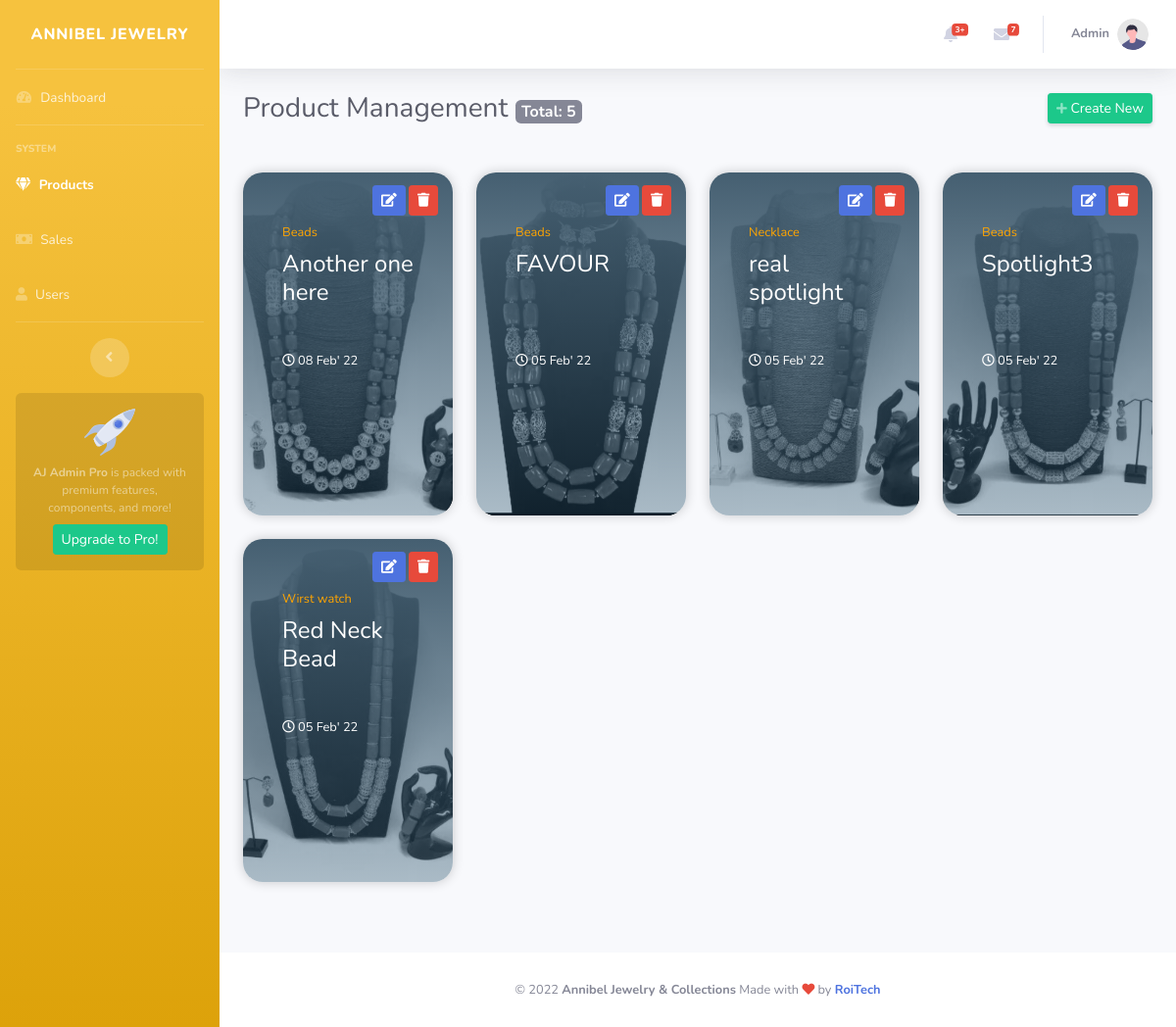
/Admin/document_view/products.php, run on the app's committed database.
### tables this page shows
CREATE TABLE `products` (
  `id` int(11) NOT NULL,
  `category_id` int(11) NOT NULL,
  `name` text NOT NULL,
  `description` text NOT NULL,
  `slug` varchar(200) NOT NULL,
  `price` double NOT NULL,
  `photo1` text NOT NULL,
  `photo2` text NOT NULL,
  `photo3` text NOT NULL,
  `photo4` text NOT NULL,
  `date_added` date NOT NULL DEFAULT current_timestamp(),
  `counter` int(11) NOT NULL
);

### Admin/system/custom_model/sharedComponents.php (called while the page is built, shortened)
<?php
class SharedComponents
{
	function connection(){return new Database();}
	function getData($query)
	{
		$db_handle = $this->connection()->open();
		try
		{
			$stmnt = $db_handle->query($query);
			$data = $stmnt->fetchAll(PDO::FETCH_ASSOC);
			return $data;
		}
		catch(PDOException $ex){}
		finally
		{
			$this->connection()->close();
		}
	}
    function getCategoryName($id)
	{
        $db_handle = $this->connection()->open();
		try
		{
			$astmt = $db_handle->prepare("SELECT catname FROM category WHERE id=:id");
			$astmt->execute(['id' => $id]);
			$catname = $astmt->fetch();
            if($catname)
            {
                return $catname;
            }
			return false;
		}
		catch(PDOException $ex)
		{
			return false;
		}
		finally
		{
			$this->connection()->close();
		}
    }
	function protect($routeValue)
	{
		$data = $routeValue."";
		$ciphering = "AES-128-CTR";
		$options = 0;
		$encryption_iv = '1234567891011121';
		$encryption_key = "eyo123";
		$encryption = openssl_encrypt($data, $ciphering,
		$encryption_key, $options, $encryption_iv);
		return $encryption;
	}
	function getItemCount($tableName)
	{
		$db_handle = $this->connection()->open();
		try
		{
			$stm = $db_handle->prepare("SELECT * FROM $tableName");
			$stm->execute();
			$count = $stm->rowCount();
			return $count;
		}
		catch(PDOException $ex)
		{
			return $ex;
		}
		finally
		{
			$this->connection()->close();
		}
	}
}
?>

### Admin/document_view/products.php (the view, shortened to what this page needs)
<?php
    include '../includes/header.php';
    require_once '../system/custom_model/sharedComponents.php';
    $sharedComponentsModel = new SharedComponents();
?>
<body id="page-top">
    <div id="wrapper">
        <?php include '../includes/sidebar.php'; ?>
        <div id="content-wrapper" class="d-flex flex-column">
            <div id="content">
                <?php include '../includes/navbar.php'; ?>
                <div class="container-fluid">
                    <div class="d-sm-flex align-items-center justify-content-between mb-4">
                        <h1 class="h3 mb-0 text-gray-800">Product Management
                            <small class="badge badge-secondary" style="font-size: 1rem;"> Total:
                            <?php
                                $sharedmodel = new SharedComponents();
                                echo $sharedmodel->getItemCount("products");
                            ?>
                        </small>
                        </h1>
                        <a href="../document_creation/addproducts.php" class="d-none d-sm-inline-block  btn btn-sm btn-success shadow-sm"><i class="fas fa-plus fa-sm text-white-50"></i> Create New</a>
                       </div>
                <div class="row pb-5 mb-4">
                    <?php
                    $product = $sharedmodel->getData("SELECT * FROM products ORDER BY id DESC");
                    if (!empty($product))
                    {
                        foreach($product as $item)
                        {
                            $productid = $sharedmodel->protect($item["id"]);
                            $category_id = $item["category_id"];
                            $name = $item["name"];
                            $datecreated = $item["date_added"];
                            $categoryid = $item["category_id"];
                            $image = $item["photo1"];
                            $FeaturedImage = (!empty($image)) ? '../../uploads/'.$image : '../../img/default.png';
                            $datecreated = new DateTime($datecreated);
                            $date = $datecreated->format('d')." ".$datecreated->format('M')."' ". $datecreated->format('y');
                    ?>
                            <div class="col-lg-3 col-md-6 mb-4 mb-lg-0 mt-4">
                                <div class="card text-white card-has-bg click-col" style="background-size:cover;background-image: url('<?php echo $FeaturedImage ?>');">
                                    <div class="card-img-overlay d-flex flex-column">
                                        <div class="badge project-badge" style="position: absolute;right: 10px;top: 10px;">
                                            <a href="../document_edit/editproducts.php?id=<?php echo $productid ?>" class="btn btn-sm btn-primary" title="Edit"><i class="fas fa-edit"></i></a>
                                            <a class="btn btn-sm btn-danger" onclick="main.doDeleteProduct('<?php echo $productid ?>', <?php echo $categoryid ?>)" title="Delete"><i class="fas fa-trash"></i></a>
                                        </div>
                                        <div class="card-body" style="padding-top: 2rem;">
                                            <div class="card-meta mb-2 small text-truncate"><?php echo implode(" ",$result = $sharedComponentsModel->getCategoryName($category_id));?></div>
                                            <h4 class="card-title mt-0" style="height: 88px; overflow: hidden;"><a class="text-white lines-3" href="../document_edit/editproducts.php?id=<?php echo $productid ?>"> <?php echo $name ?> </a></h4>
                                            <small><i class="far fa-clock"></i> <?php echo $date ?></small>
                                        </div>
                                    </div>
                                </div>
                            </div>
                        <?php
                            }
                    }
                    ?>
                </div>
                </div>
            </div>
            <?php include '../includes/footer.php'; ?>
        </div>
    </div>
</body>
</html>

### Admin/document_view/products.php (style rules this page uses)
.card { border: none; transition: all 500ms cubic-bezier(0.19, 1, 0.22, 1); overflow: hidden; border-radius: 20px; min-height: 350px; box-shadow: 0 0 12px 0 rgba(0, 0, 0, 0.2); }
.card.card-has-bg { transition: all 500ms cubic-bezier(0.19, 1, 0.22, 1); background-size: 120%; background-repeat: no-repeat; background-position: center center; }
.card.card-has-bg:before { content: ""; position: absolute; top: 0; right: 0; bottom: 0; left: 0; background: inherit; -webkit-filter: grayscale(1); -moz-filter: grayscale(100%); -ms-filter: grayscale(100%); -o-filter: grayscale(100%); filter: grayscale(100%); }
.card .card-meta { color: orange; }
.card .card-body { transition: all 500ms cubic-bezier(0.19, 1, 0.22, 1); }
.card .card-img-overlay { transition: all 800ms cubic-bezier(0.19, 1, 0.22, 1); background: #234f6d; background: linear-gradient(0deg, rgba(35, 79, 109, 0.3785889356) 0%, #455f71 100%); }

### data on the page
products: photo1 (picture), CategoryName "Beads", name "Another one here", date_added "08 Feb' 22"
products: photo1 (picture), CategoryName "Beads", name "FAVOUR", date_added "05 Feb' 22"
products: photo1 (picture), CategoryName "Necklace", name "real spotlight", date_added "05 Feb' 22"
products: photo1 (picture), CategoryName "Beads", name "Spotlight3", date_added "05 Feb' 22"
products: photo1 (picture), CategoryName "Wirst watch", name "Red Neck Bead", date_added "05 Feb' 22"

### other printed values
$sharedmodel->getItemCount("products") "5"
